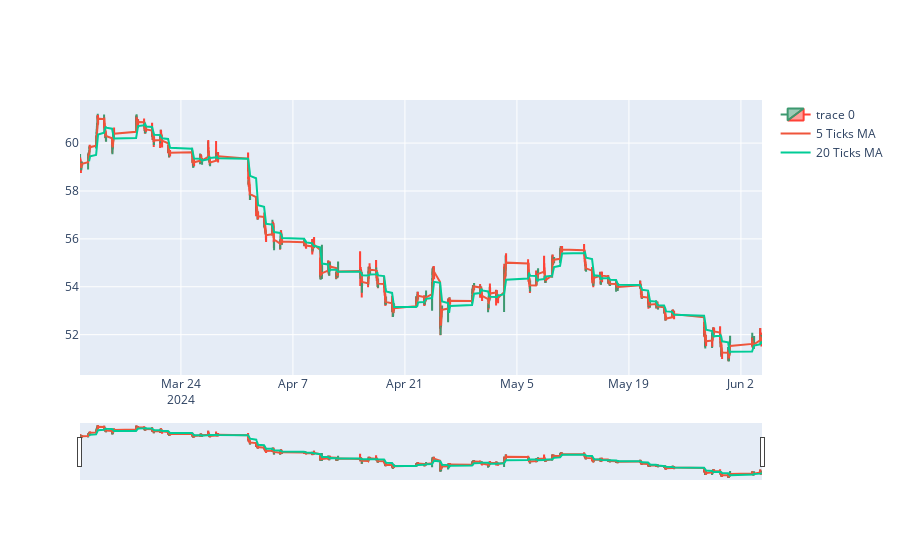

This figure's notebook cell:
### Code cell
# plot eith candle stick

fig = go.Figure(data=[go.Candlestick(x=tsm_data.index,
                open=tsm_data['Open'],
                high=tsm_data['High'],
                low=tsm_data['Low'],
                close=tsm_data['Close'])])

# plot moving average of 20 ticks and 80 ticks

fig.add_trace(go.Scatter(x=tsm_data.index, y=tsm_data['Close'].rolling(window=5).mean(), name='5 Ticks MA'))
fig.add_trace(go.Scatter(x=tsm_data.index, y=tsm_data['Close'].rolling(window=20).mean(), name='20 Ticks MA'))

fig.show()

### Figure 1 — Plotly figure (JSON) as saved in the notebook; plotly's stock layout.template omitted (floating-point values rounded to 4 significant figures; data arrays with more than 128 entries replaced by an {"elided": "..."} marker saying what was removed)
{"data": [{"close": {"elided": "779 float values"}, "high": {"elided": "779 float values"}, "low": {"elided": "779 float values"}, "open": {"elided": "779 float values"}, "type": "candlestick", "x": {"elided": "779 str values"}}, {"name": "5 Ticks MA", "type": "scatter", "x": {"elided": "779 str values"}, "y": {"elided": "779 float values"}}, {"name": "20 Ticks MA", "type": "scatter", "x": {"elided": "779 str values"}, "y": {"elided": "779 float values"}}], "layout": {}}
